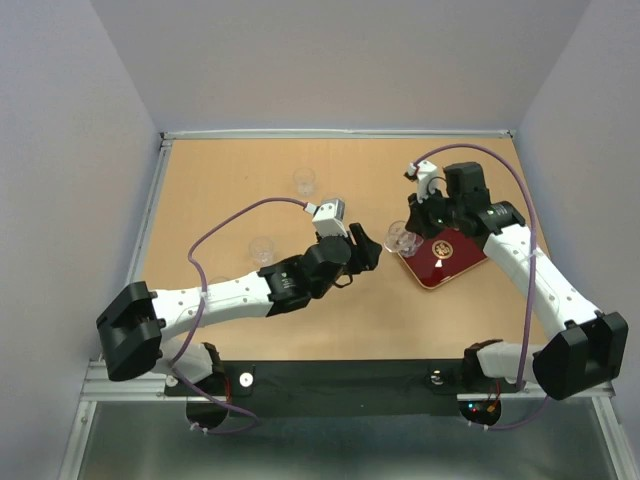
#> input picture pair-deck-sep28/assets/data/abc_yam.jpg, 640 x 480 px
$ python -i render_release_overview.py   (imports and definitions only)
#> lines starting #> are read from the running program, lines starting #| are printed output that depends on the picture
#!/usr/bin/env python3
"""Cut the archived 61-second overview to 47.2 seconds with a cold open and a diagram-based
architecture scene.

Requires the already-installed Pillow and imageio_ffmpeg packages and the Inter
SemiBold font used by the original slides. Run against an archive of the
original, never against the rendered 47.2-second release.
"""

import argparse
import math
import shutil
import subprocess
import tempfile
from functools import lru_cache
from pathlib import Path

import imageio_ffmpeg
from PIL import Image, ImageChops, ImageDraw, ImageEnhance, ImageFilter, ImageFont, ImageStat

WIDTH, HEIGHT, FPS = 1920, 1080, 30
FOOTAGE_FILTER = f'scale={WIDTH}:{HEIGHT}:flags=lanczos,fps={FPS},setpts=PTS-STARTPTS'
TOTAL_FRAMES = 1416
ARCHITECTURE_FRAMES = 408
PACE = 1.4  # The architecture choreography (9.7 s of timings) plays 1.4x slower.
INTRO = 'intro'
INTRO_SECONDS, TRANSITION = 2.9, .6
SLIDE_START = 8.6  # Scene-flow slide; the intro crossfades over the 0.6 s before it.
# Output order as (source start, seconds); INTRO inserts the cold open and None
# the animated paper diagram. Footage is only trimmed, never retimed.
# The start at 33.4 skips the original's crossfade from the prior slide.
CUTS = ((INTRO, INTRO_SECONDS), (SLIDE_START, 4.4), (3.3, 2.7), (None, 13.6), (33.4, 6.6),
        (41.5, 6), (49.5, 8), (57.5, 3))
# Cold open: the website scene-flow examples slide (from 14.4 s, past its
# crossfade) tiled edge to edge. 384-px source panels, human row then robot row.
WALL_START = 14.4
WALL_PANELS = [(x, y) for y in (248, 652) for x in (200, 596, 1044, 1440)]
TILE, GUTTER = (474, 536), 8
SLIDE_LOGO = (1660, 84, 1824, 124)  # Logo on the scene-flow slide.
INTRO_LOGO_WIDTH = 520
WHITE = (255, 255, 255)
INK = (32, 38, 48)
ORANGE = (240, 143, 23)
TEAL = (57, 143, 145)
GRAY = (120, 124, 130)
REPO = Path(__file__).resolve().parents[1]
# The original slides use Inter SemiBold; it is not bundled with macOS.
FONT_CANDIDATES = (
    REPO / 'scripts/fonts/Inter-SemiBold.ttf',
    Path.home() / 'Library/Fonts/Inter-SemiBold.ttf',
    Path('/Library/Fonts/Inter-SemiBold.ttf'),
    Path.home() / 'Downloads/deck/assets/fonts/Inter-SemiBold.ttf',
)

# The paper diagram sits exactly where the original architecture slides put it.
DIAGRAM_X, DIAGRAM_Y, DIAGRAM_WIDTH = 96, 220, 1728
SCALE = DIAGRAM_WIDTH / 1603
DIM = .65  # Blend toward white for out-of-focus parts, as in the original.
TITLE_XY = (96, 112)
LOGO_BOX = (1650, 76, 1834, 132)  # FLOMO logo in the original slide frame.
LOGO_TIME = 23

# Source-pixel boxes in static/images/thread_method.png (1603x720). Each
# region's edges sit in whitespace so focus changes never cut a drawn element.
REGIONS = {
    'divider': (905, 0, 926, 720),
    'panel_title': (926, 0, 1250, 42),
    'frames': (928, 42, 1228, 362),
    'arrow_right': (1228, 185, 1292, 218),
    'scene_flow': (1292, 42, 1595, 362),
    'arrow_down': (1420, 362, 1452, 420),
    'cube': (1300, 420, 1595, 712),
    'arrow_left': (1228, 511, 1292, 544),
    'flow_rgb': (928, 366, 1228, 712),
    'text': (5, 0, 247, 412),
    'action': (295, 0, 516, 268),
    'teal_in': (295, 268, 516, 309),
    'encoder': (516, 0, 905, 268),
    'orange_in': (516, 268, 905, 309),
    'backbone': (247, 309, 905, 412),
    'tokens_out': (247, 412, 905, 447),
    'action_decoder': (247, 447, 516, 572),
    'video_decoder': (516, 447, 905, 572),
    'action_out': (247, 572, 516, 720),
    'motion_out': (516, 572, 905, 720),
}
WIPES = {'arrow_right': 'right', 'arrow_down': 'down', 'arrow_left': 'left'}
# Tight content boxes (image plus caption) that briefly scale up as they land.
POPS = {'frames': ((944, 50, 1228, 360), .25), 'scene_flow': ((1296, 44, 1580, 361), .9),
        'cube': ((1318, 428, 1572, 700), 1.5), 'flow_rgb': ((945, 382, 1228, 698), 2.1),
        'action_out': ((310, 592, 502, 700), 7.85), 'motion_out': ((600, 575, 770, 700), 7.85)}
TEAL_IN = [(317, 280, 356, 302), (366, 280, 404, 302),
           (414, 280, 453, 302), (465, 280, 504, 302)]
ORANGE_IN = [(595, 280, 635, 303), (645, 280, 684, 303),
             (694, 280, 734, 303), (743, 280, 783, 303)]
TEAL_OUT = [(x0, 414, x1, 436) for x0, _, x1, _ in TEAL_IN]
ORANGE_OUT = [(x0, 414, x1, 437) for x0, _, x1, _ in ORANGE_IN]
SIDE_TOKENS = [(213, 317, 237, 356), (213, 366, 237, 405)]
# Glow outlines traced on drawn shapes: (kind, source points, colour).
SHAPES = {
    'flow_rgb': ('rect', (945, 382, 1228, 662), ORANGE),
    'slot': ('rect', (702, 42, 824, 132), ORANGE),
    'text_encoder': ('rect', (16, 153, 248, 233), GRAY),
    'action_encoder': ('rect', (332, 153, 487, 233), TEAL),
    'video_encoder': ('poly', [(529, 152), (847, 152), (793, 232), (583, 232)], ORANGE),
    'backbone': ('rect', (249, 311, 851, 407), GRAY),
    'action_decoder': ('rect', (330, 461, 485, 539), TEAL),
    'video_decoder': ('poly', [(585, 461), (789, 461), (847, 539), (530, 539)], ORANGE),
}
FLOW_RGB_FRONT = (947, 397, 1212, 661)
SCENE_FLOW_SLOT = (704, 52, 781, 130)
# Focus outlines; the first three match the original slides' orange boxes.
FOCUS = [(0, (929, 3, 1594, 712)), (2.6, (518, 3, 872, 264)),
         (4.8, (5, 3, 517, 412)), (6.4, (241, 264, 872, 716))]
TITLES = [(0, '1', 'Turn 3D motion into RGB video'),
          (2.6, '2', 'Encode it with the frozen video VAE'),
          (4.8, '3', 'Add the instruction and noisy actions'),
          (6.4, '4', 'One backbone predicts motion + actions')]
FINALE = 8.4
# The paper calls Pull String an unseen task; the archived slide says "Unseen motion".
BADGE_SECONDS = (49.5, 57.8)  # transfer slide, including its fade in and crossfade out
BADGE_PILL = (113, 258, 291, 293)  # opaque pill at the top left of the yoyo clip
BADGE_TEXT = (8, 5, 170, 28)  # old text area, relative to BADGE_PILL
BADGE_FILL = (18, 23, 27)


# [7 lines left out: function font, not called in this run]


def ease(value):
    value = max(0.0, min(1.0, value))
    return value * value * (3 - 2 * value)


def rise(time, start, duration=.4):
    return ease((time - start) / duration)


# [11 lines left out: functions window, bump, not called in this run]


def scaled(box):
    return tuple(round(value * SCALE) for value in box)


def to_frame(x, y):
    return DIAGRAM_X + x * SCALE, DIAGRAM_Y + y * SCALE


# [30 lines left out: functions frame_box, point_on_path, with_alpha, overlay, not called in this run]


def lerp_box(a, b, progress):
    return tuple(p + (q - p) * progress for p, q in zip(a, b))


# [7 lines left out: function frame_from_video, not called in this run]


class Architecture:
    """Steps through the real paper diagram; only highlights are drawn on top."""

    # [123 lines left out: functions __init__, title, make_dot, make_glow, make_token, regions and 1 more, not called in this run]

    def glow(self, canvas, name, level):
        (left, top), sprite = self.glows[name]
        overlay(canvas, sprite, (left, top), level)

    # [109 lines left out: functions light, pulse, fly, outline, heading, frame, not called in this run]


class Badge:
    """Swaps the badge text as a difference image, so fades stay intact."""

    # [17 lines left out: function __init__, not called in this run]

    def contrast(self, image):
        gray = image.convert('L')
        return ImageStat.Stat(gray, self.text).mean[0] - ImageStat.Stat(gray, self.body).mean[0]

    # [71 lines left out: functions __call__, intro, not called in this run]


def encoder_args():
    return ['-an', '-c:v', 'libx264', '-preset', 'medium', '-crf', '18',
            '-pix_fmt', 'yuv420p', '-r', str(FPS), '-video_track_timescale', '15360']


# [41 lines left out: functions encode_frames, encode_architecture, source_frames, frames, not called in this run]


def render(source, output):
    source = source.resolve(strict=True)
    output = output.resolve()
    if source == output:
        raise ValueError('The output must not overwrite the archived source')
    font(58)  # Fail before encoding anything if the slide font is missing.
    assert sum(frames(duration) for _, duration in CUTS) == TOTAL_FRAMES
    assert next(frames(duration) for start, duration in CUTS
                if start is None) == ARCHITECTURE_FRAMES
    ffmpeg = imageio_ffmpeg.get_ffmpeg_exe()
    badge = Badge(ffmpeg, source)
    output.parent.mkdir(parents=True, exist_ok=True)
    with tempfile.TemporaryDirectory(prefix='flomo-overview-') as temporary:
        directory = Path(temporary)
        segments = []
        for index, (start, duration) in enumerate(CUTS):
            segment = directory / f'{index:02d}.mp4'
            if start == INTRO:
                encode_frames(ffmpeg, intro(ffmpeg, source), segment)
            elif start is None:
                encode_architecture(ffmpeg, source, segment)
            elif start < BADGE_SECONDS[1] and start + duration > BADGE_SECONDS[0]:
                images = source_frames(ffmpeg, source, start, frames(duration))
                encode_frames(ffmpeg, (badge(image, start + number / FPS)
                                       for number, image in enumerate(images)), segment)
            else:
                subprocess.run(
                    [ffmpeg, '-hide_banner', '-loglevel', 'error', '-y',
                     '-ss', str(start), '-i', str(source),
                     '-vf', FOOTAGE_FILTER,
                     '-frames:v', str(frames(duration)),
                     *encoder_args(), str(segment)], check=True)
            segments.append(segment)
        manifest = directory / 'segments.txt'
        manifest.write_text(''.join(f"file '{segment.name}'\n" for segment in segments))
        # All segments use the same codec, dimensions, frame rate and time base.
        assembled = directory / 'overview.mp4'
        subprocess.run([ffmpeg, '-hide_banner', '-loglevel', 'error', '-y',
                        '-f', 'concat', '-safe', '0', '-i', str(manifest),
                        '-map', '0:v:0', '-an', '-c:v', 'copy',
                        '-movflags', '+faststart', str(assembled)], check=True)
        # Leave an existing destination untouched if any encoding step fails.
        shutil.copyfile(assembled, output)
    print(f'Rendered {TOTAL_FRAMES / FPS:g} seconds / {TOTAL_FRAMES} frames to {output}')


# [8 lines left out: function main, not called in this run]


# [2 lines not run here, left out]

>>> import cv2
>>> picture = cv2.imread('../pair-deck-sep28/assets/data/abc_yam.jpg', cv2.IMREAD_GRAYSCALE)
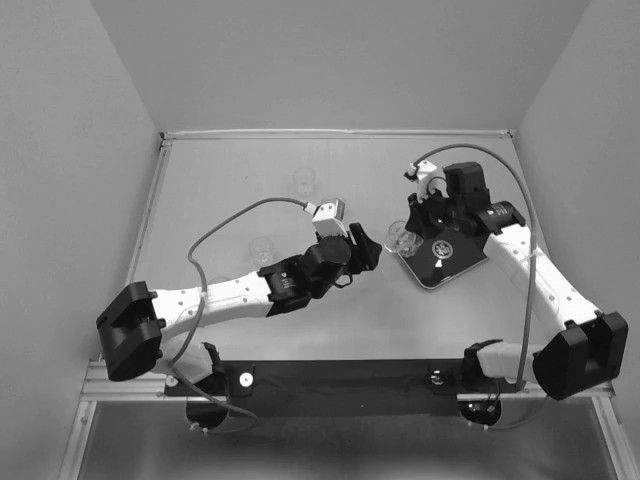
#> picture: shape (480, 640); min 1, max 255, mean 121.6
>>> result = render(picture, 'out.png')
#> (the run stopped early here; a loop or call above may not have finished)

$ run again, on pair-deck-sep28/assets/data/egoverse.jpg
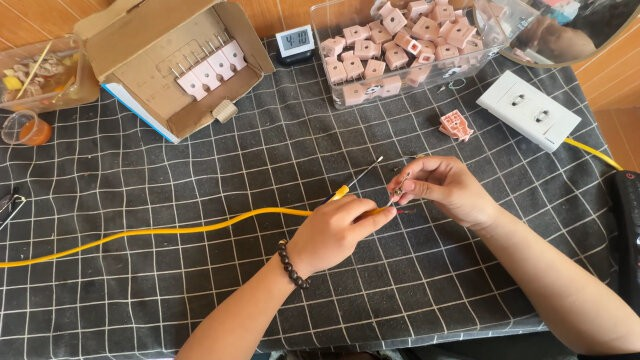
#> input picture pair-deck-sep28/assets/data/egoverse.jpg, 640 x 360 px
#> `picture = cv2.imread('../pair-deck-sep28/assets/data/abc_yam.jpg', cv2..`:
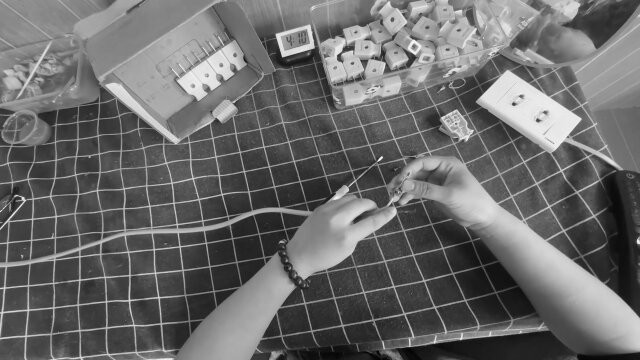
#> picture: shape (360, 640); min 0, max 255, mean 105.9

$ run again, on pair-deck-sep28/assets/data/molmoact2_yam.jpg
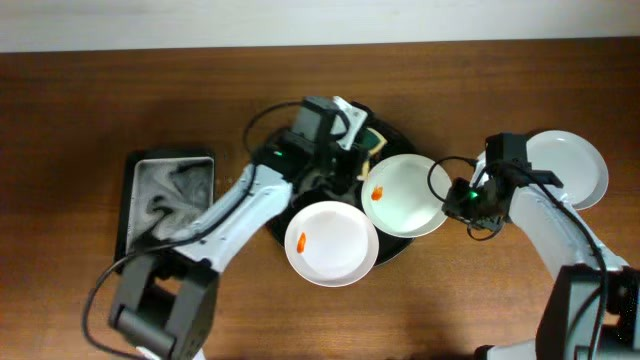
#> input picture pair-deck-sep28/assets/data/molmoact2_yam.jpg, 640 x 360 px
#> `picture = cv2.imread('../pair-deck-sep28/assets/data/abc_yam.jpg', cv2..`:
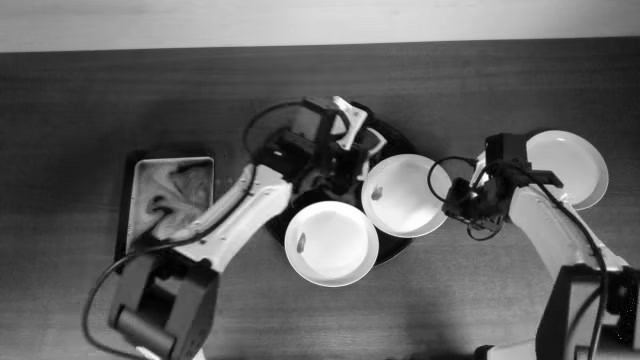
#> picture: shape (360, 640); min 0, max 255, mean 97.1
